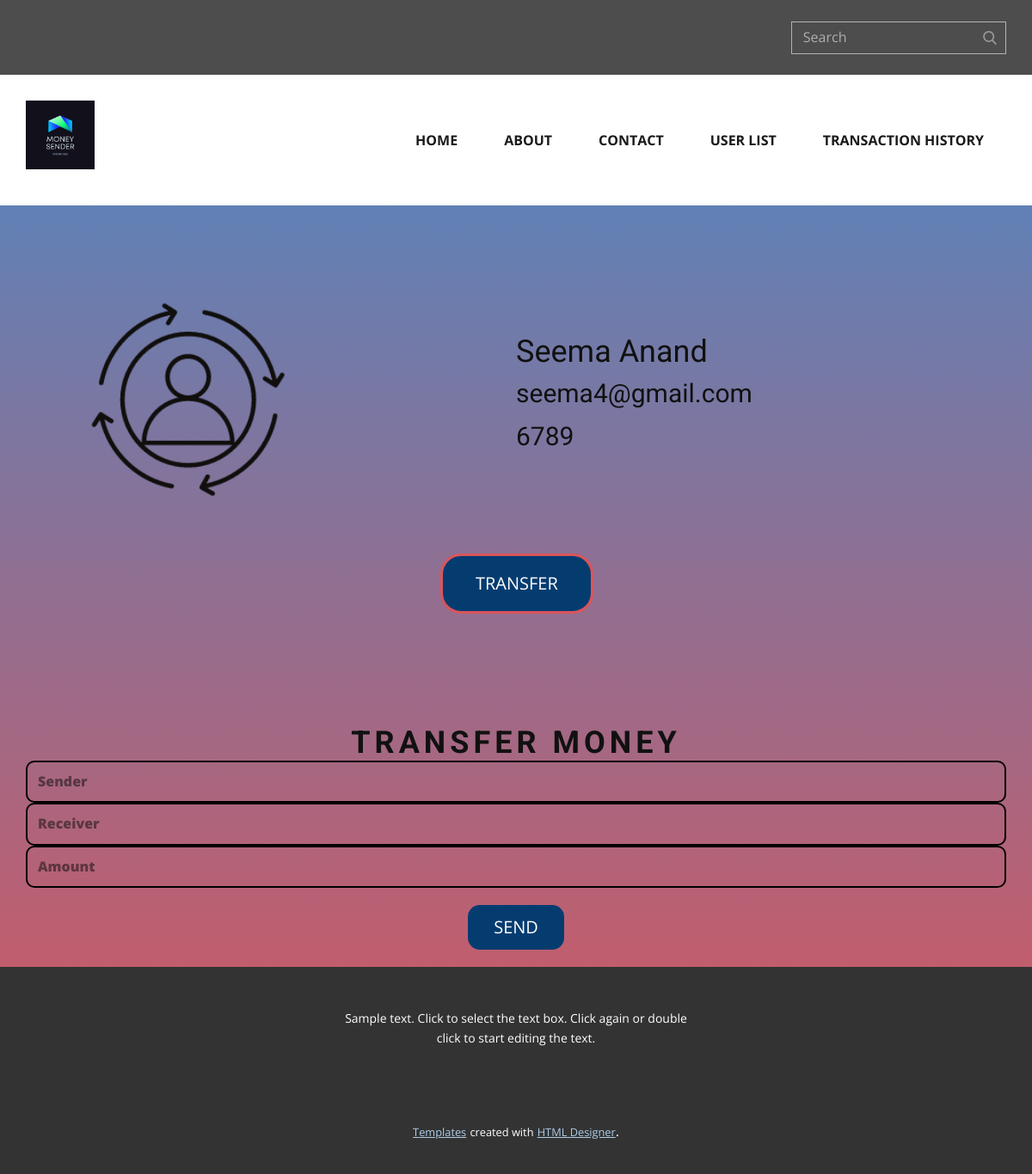
Page /bank/info/4 on the committed database.
### bank/models.py (models this page shows, shortened)
class Transfer(models.Model):
    Name=models.CharField(max_length=100)
    Email=models.CharField(max_length=100)
    Balance=models.IntegerField()

### bank/views.py (the view)
# urls.py: path("info/<str:id>",views.info,name="info"),
def info(request,id):
        return render(request,"bank/info.html",{
            "infolist":Transfer.objects.all().filter(id=id),
         })

### bank/templates/bank/info.html (shortened to what this page needs)
<!DOCTYPE html>
<html style="font-size: 16px;">
{% load static %}
  <head>
    <link rel="stylesheet" href="{% static 'nicepage.css' %}" media="screen">
<link rel="stylesheet" href="{% static 'info.css' %}" media="screen">
  </head>
  <body class="u-body"><header class="u-align-left u-clearfix u-header u-section-row-container" id="sec-8fb4"><div class="u-section-rows">
        <div class="u-grey-70 u-section-row u-sticky u-section-row-1" id="sec-46aa">
          <div class="u-clearfix u-sheet u-sheet-1">
            <div class="u-social-icons u-spacing-10 u-social-icons-1"></div>
            <form action="#" method="get" class="u-border-1 u-border-grey-30 u-expanded-width-xs u-search u-search-right u-search-1">
              <button class="u-search-button" type="submit">
                <span class="u-search-icon u-spacing-10 u-text-grey-40">
                  <svg class="u-svg-link" preserveAspectRatio="xMidYMin slice" viewBox="0 0 56.966 56.966" style=""><use xmlns:xlink="http://www.w3.org/1999/xlink" xlink:href="#svg-9dab"></use></svg>
                </span>
              </button>
              <input class="u-search-input" type="search" name="search" value="" placeholder="Search">
            </form>
          </div>
        </div>
        <div class="u-section-row u-white u-section-row-2" id="sec-37e8">
          <div class="u-clearfix u-sheet u-sheet-2">
            <a href="https://nicepage.com" class="u-image u-logo u-image-1" data-image-width="500" data-image-height="500">
              <img src="{% static '1.png' %}" class="u-logo-image u-logo-image-1" data-image-width="80">
            </a>
            <nav data-position="" class="u-menu u-menu-dropdown u-offcanvas u-menu-1">
              <div class="u-custom-menu u-nav-container">
                <ul class="u-nav u-spacing-2 u-unstyled u-nav-1"><li class="u-nav-item"><a class="u-border-6 u-border-hover-palette-1-light-1 u-button-style u-nav-link u-text-active-grey-90 u-text-grey-90 u-text-hover-grey-90" href="Home.html" style="padding: 10px 20px;">Home</a>
</li><li class="u-nav-item"><a class="u-border-6 u-border-hover-palette-1-light-1 u-button-style u-nav-link u-text-active-grey-90 u-text-grey-90 u-text-hover-grey-90" href="About.html" style="padding: 10px 20px;">About</a>
</li><li class="u-nav-item"><a class="u-border-6 u-border-hover-palette-1-light-1 u-button-style u-nav-link u-text-active-grey-90 u-text-grey-90 u-text-hover-grey-90" href="Contact.html" style="padding: 10px 20px;">Contact</a>
</li><li class="u-nav-item"><a class="u-border-6 u-border-hover-palette-1-light-1 u-button-style u-nav-link u-text-active-grey-90 u-text-grey-90 u-text-hover-grey-90" href="Customer-List.html" style="padding: 10px 20px;">User List</a>
</li><li class="u-nav-item"><a class="u-border-6 u-border-hover-palette-1-light-1 u-button-style u-nav-link u-text-active-grey-90 u-text-grey-90 u-text-hover-grey-90" href="Transaction-History.html" style="padding: 10px 20px;">Transaction History</a>
</li></ul>
              </div>
            </nav>
          </div>
        </div>
      </div></header>
    <section class="u-clearfix u-section-1" id="sec-3109">
      <div class="u-clearfix u-sheet u-sheet-1">
        <div class="u-clearfix u-expanded-width u-gutter-0 u-layout-wrap u-layout-wrap-1">
          <div class="u-layout">
            <div class="u-layout-row">
              <div class="u-align-center u-container-style u-layout-cell u-left-cell u-size-23 u-layout-cell-1">
                <div class="u-container-layout u-container-layout-1">
                  <img class="u-image u-image-1" src="{% static 'MoneyFinanceTechLogoMobileAppIconLogo.png' %}" data-image-width="500" data-image-height="500">
                </div>
              </div>
              <div class="u-align-left u-container-style u-layout-cell u-right-cell u-size-37 u-layout-cell-2">
                <div class="u-container-layout u-valign-bottom u-container-layout-2">
                  <a href="info.html#sec-114c" data-page-id="87625311" class="u-border-3 u-border-palette-2-base u-btn u-btn-round u-button-style u-custom-color-1 u-radius-24 u-btn-1">TRANSFER </a>
                </div>
              </div>
            </div>
          </div>
        </div>
      </div>
    </section>
    {% for i in infolist %}
     <p> <h2 style="position: absolute;left:600px;top:370px;"> {{i.Name}} </h2> </p>
     <p> <h3 style="position: absolute;left:600px;top:420px;"> {{i.Email}} </h2> </p>
     <p> <h3 style="position: absolute;left:600px;top:470px;"> {{i.Balance}} </h2> </p>
    {% endfor %}
    <section class="u-align-center u-clearfix u-section-2" id="sec-114c">
      <div class="u-clearfix u-sheet u-valign-middle u-sheet-1">
        <h2 class="u-text u-text-1">Transfer money</h2>
        <form action="Transaction-History.html" method="POST" >
          <input type="text" placeholder="Sender" name="Name" class="u-border-2 u-border-black u-input u-input-rectangle u-radius-10 u-input-1">
          <input type="text" placeholder="Receiver" name="email"  class="u-border-2 u-border-black u-input u-input-rectangle u-radius-10 u-input-1">
          <input type="text" placeholder="Amount" name="text" class="u-border-2 u-border-black u-input u-input-rectangle u-radius-10 u-input-1" >
          <input type="submit" value="SEND" class="u-border-2 u-border-palette-3-base u-btn u-btn-round u-btn-submit u-button-style u-custom-color-1 u-radius-14 u-btn-1"">
        </form>
        </div>
    </section>
    <footer class="u-align-center u-clearfix u-footer u-grey-80 u-footer" id="sec-f7ab"><div class="u-clearfix u-sheet u-sheet-1">
        <p class="u-small-text u-text u-text-variant u-text-1">Sample text. Click to select the text box. Click again or double click to start editing the text.</p>
      </div></footer>
    <section class="u-backlink u-clearfix u-grey-80">
      <a class="u-link" href="https://nicepage.com/templates" target="_blank">
        <span>Templates</span>
      </a>
      <p class="u-text">
        <span>created with</span>
      </p>
      <a class="u-link" href="https://nicepage.com/html-website-builder" target="_blank">
        <span>HTML Designer</span>
      </a>.
    </section>
  </body>
</html>

### bank/static/info.css (style rules this page uses)
.u-section-1 .u-sheet-1 { min-height: 349px; }
.u-section-1 .u-layout-wrap-1 { margin: 60px auto 60px 0; }
.u-section-1 .u-layout-cell-1 { min-height: 420px; }
.u-section-1 .u-container-layout-1 { padding: 0; }
.u-section-1 .u-image-1 { width: 561px; height: 372px; margin: -21px auto 0 -92px; }
.u-section-1 .u-layout-cell-2 { min-height: 426px; }
.u-section-1 .u-container-layout-2 { padding: 30px 30px 11px; }
.u-section-1 .u-btn-1 { background-image: none; border-style: solid; font-size: 1.25rem; margin: 0 auto 0 15px; padding: 16px 38px; }
.u-section-2 .u-sheet-1 { min-height: 192px; }
.u-section-2 .u-text-1 { text-transform: uppercase; letter-spacing: 5px; font-weight: 700; width: 655px; margin: 40px auto 0; }
.u-section-2 .u-input-1 { font-weight: 800; }
.u-section-2 .u-btn-1 { background-image: none; border-style: solid; font-size: 1.25rem; }

### rows in the picture
Transfer: Name "Seema Anand", Email "seema4@gmail.com", Balance "6789"
